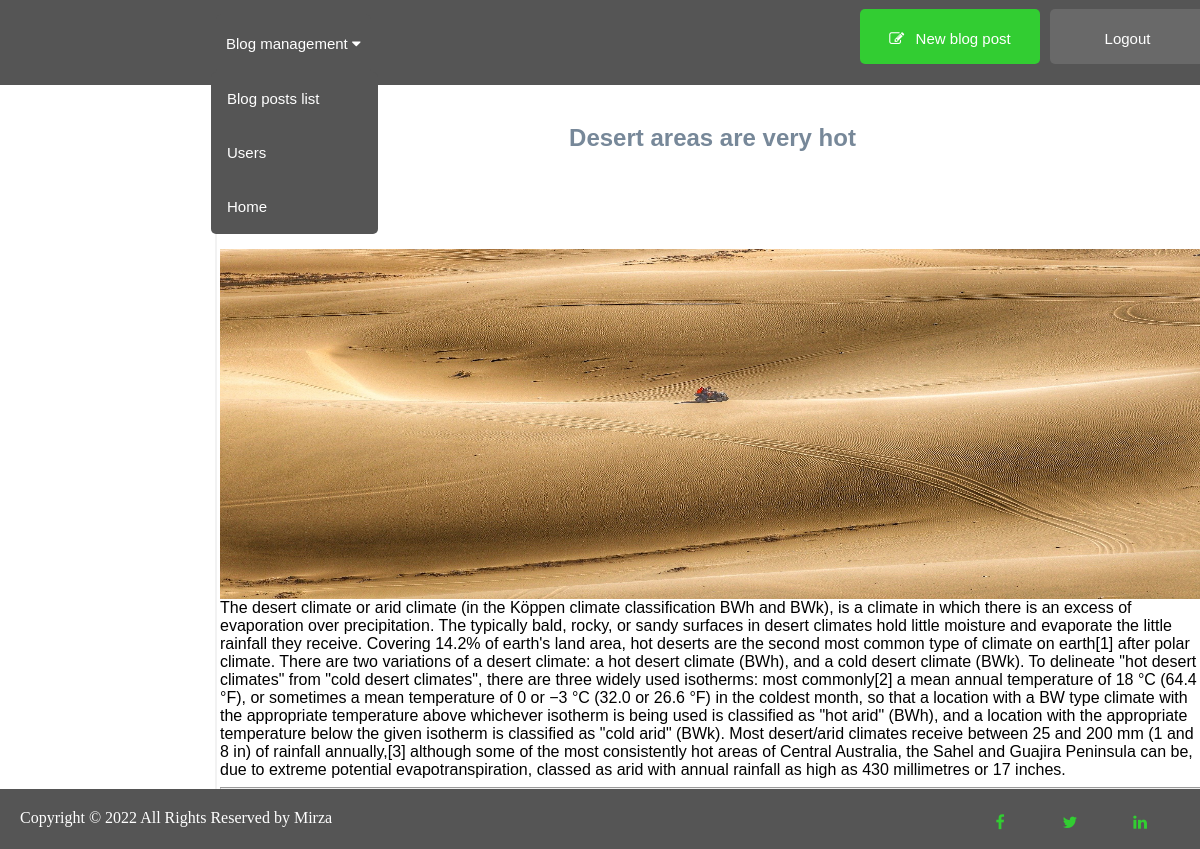
Page /admin/admin_posts.php?p_id=664 (signed in) on the committed database.
### tables this page shows
CREATE TABLE `posts` (
  `post_id` int(3) NOT NULL,
  `post_category_id` int(3) NOT NULL,
  `post_title` varchar(255) NOT NULL,
  `post_author` varchar(255) NOT NULL,
  `post_user` int(255) DEFAULT NULL,
  `post_date` date NOT NULL,
  `post_image` text NOT NULL,
  `post_content` text NOT NULL,
  `post_tags` text NOT NULL
);

### admin/admin_posts.php (the view, shortened to what this page needs)
<?php include "includes/admin_header.php";?>
<div >
    <section id="field1">
<?php
            if(isset($_GET['p_id'])){
                $get_post_id = $_GET['p_id'];
            }
                $query = "SELECT posts.post_id, posts.post_title, posts.post_user, posts.post_date, posts.post_image, posts.post_content, ";
                $query .= "posts.post_author, users.username ";
                $query .= " FROM posts ";
                $query .= " LEFT JOIN users ON posts.post_user = users.user_id WHERE posts.post_id = {$get_post_id} ";
            $select_all_posts = mysqli_query($connection, $query);
            while($post_row = mysqli_fetch_assoc($select_all_posts)){
                $post_title = $post_row['post_title'];
                $post_author = $post_row['username'];
                $post_date = date('d.m.Y', strtotime($post_row['post_date']));
                $post_content = $post_row['post_content'];
                $post_image = $post_row['post_image'];
?>
            <h2>
                <p id="title_t"> <?php echo $post_title ?></p>
            </h2>
             <p id="title_a" class="lead">by: <span id="title_a_a"><?php echo $post_author ?></span></p>
             <p id="title_d"><span id="title_d_d">Date:&nbsp;</span><?php echo $post_date ?></p>
                <img class="img-post_a" src="../images/<?php if(!empty($post_image)){
                                                              echo $post_image;
                                                            } else {
                                                              echo "../dImage/default_image.jpg";
                                                            }
                                                            ?>">
                <div id="title_c"><?php echo $post_content ?></div>
            <?php  }  ?>
            <hr>
    </section>
</div>
<?php include "includes/footer.php";?>

### css/css.css (style rules this page uses)
body { margin:0; }
section, input { -moz-box-sizing: border-box; -webkit-box-sizing: border-box; box-sizing: border-box; }
section { padding: 3px; margin:0; float: left; }
#field1 { width: 995px; margin-left: 215px; border-right: 2px solid #f2f2f2; border-left: 2px solid #f2f2f2; border-bottom: 2px solid #f2f2f2; background-color: white; padding-bottom: 50px; padding-top: 100px; }
.img-post_a { display: block; position: inherit; width: 985px; height: 350px; margin-left: 0px !important; }
#title_t { text-decoration: none; font-family: Arial, Helvetica, sans-serif; color: lightslategray; text-align: center; }
#title_a { text-decoration: none; color: darkgray; font-style: italic; }
#title_a_a { text-decoration: none; color: cornflowerblue; font-size: 20px; font-style: normal; }
#title_d { font-family: Arial, Helvetica, sans-serif; color: darkgray; font-style: normal; }
#title_d_d { font-family: Arial, Helvetica, sans-serif; color: darkgray; font-style: italic; }
#title_c { font-family: Arial, Helvetica, sans-serif; }

### rows in the picture
posts: post_title "Desert areas are very hot", post_image (picture), post_content "The desert climate or arid climate (in the Köppen climate classification BWh and BWk), is a climate in which there is an excess of evaporation over precipitation. The typically bald, rocky, or sandy surfaces in desert climates hold little moisture and evaporate the little rainfall they receive. Covering 14.2% of earth's land area, hot deserts are the second most common type of climate on earth[1] after polar climate. There are two variations of a desert climate: a hot desert climate (BWh), and a cold desert climate (BWk). To delineate \"hot desert climates\" from \"cold desert climates\", there are three widely used isotherms: most commonly[2] a mean annual temperature of 18 °C (64.4 °F), or…"
